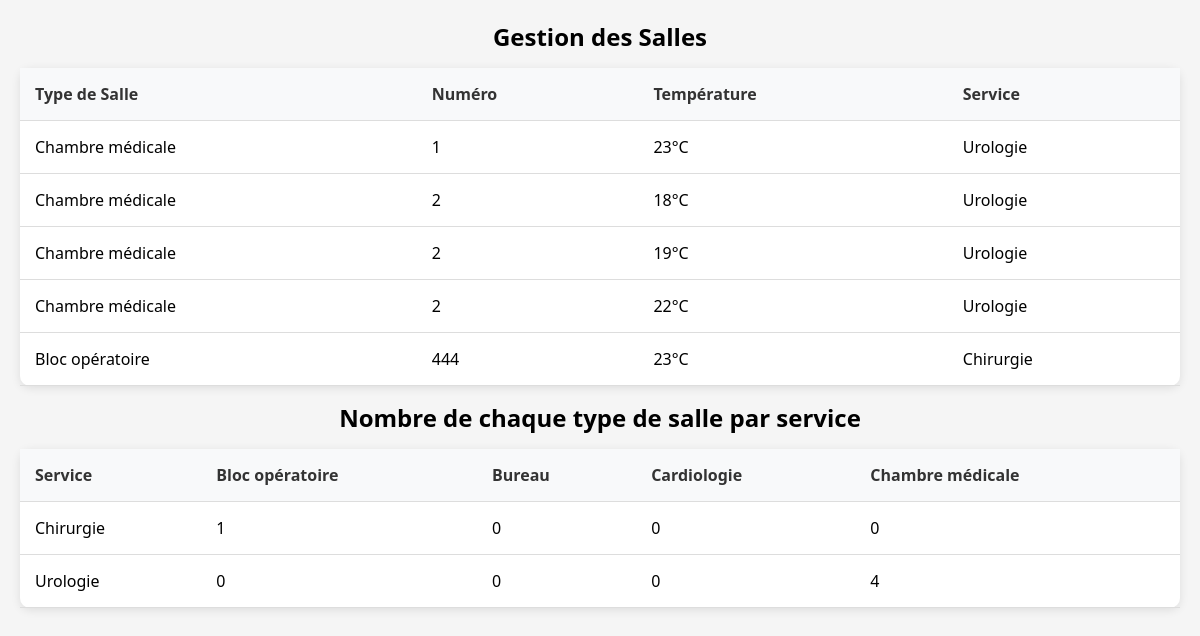
The page /ihm_salle.php on the database its author committed.
### tables this page shows
CREATE TABLE IF NOT EXISTS `salle` (
  `IDSALLE` int(11) NOT NULL AUTO_INCREMENT,
  `TYPE_SALLE` varchar(2) NOT NULL,
  `IDSERVICE` int(11) NOT NULL,
  `NUMERO_SALLE` int(11) DEFAULT NULL,
  `TEMPERATURE` decimal(5,0) DEFAULT NULL,
  PRIMARY KEY (`IDSALLE`),
  KEY `FK_ASSOCIATION_3` (`TYPE_SALLE`),
  KEY `FK_ASSOCIATION_4` (`IDSERVICE`)
);

CREATE TABLE IF NOT EXISTS `type_salle` (
  `TYPE_SALLE` varchar(2) NOT NULL,
  `LIBELLE_TYPE_SALLE` varchar(30) DEFAULT NULL,
  PRIMARY KEY (`TYPE_SALLE`)
);

CREATE TABLE IF NOT EXISTS `type_service` (
  `TYPE_SERVICE` varchar(2) NOT NULL,
  `LIBELLE_TYPE_SERVICE` varchar(30) DEFAULT NULL,
  PRIMARY KEY (`TYPE_SERVICE`)
);

### ihm_salle.php (the view, shortened to what this page needs)
<!DOCTYPE html>
<html lang="fr">
<head>
    <link href="style/main.css" rel="stylesheet" type="text/css">
</head>
<body>
    <?php
    $config = [
        'host' => 'localhost',
        'user' => 'AdminHville',
        'password' => 'P@ssword',
        'database' => 'hville'
    ];
    try {
        $connexion = mysqli_connect(
            $config['host'],
            $config['user'],
            $config['password'],
            $config['database']
        );
        mysqli_set_charset($connexion, "utf8");
        $service_filter = isset($_GET['service']) ? $_GET['service'] : null;
        $requete = "
            SELECT
                tsa.LIBELLE_TYPE_SALLE,
                s.NUMERO_SALLE,
                s.TEMPERATURE,
                tse.LIBELLE_TYPE_SERVICE
            FROM salle s
            JOIN type_salle tsa ON s.TYPE_SALLE = tsa.TYPE_SALLE
            JOIN service ser ON s.IDSERVICE = ser.IDSERVICE
            JOIN type_service tse ON ser.TYPE_SERVICE = tse.TYPE_SERVICE
            ORDER BY s.NUMERO_SALLE
        ";
        $resultats = mysqli_query($connexion, $requete);
        echo "<h2>Gestion des Salles</h2>";
        if (mysqli_num_rows($resultats) > 0) {
            echo "
            <table>
                <thead>
                    <tr>
                        <th>Type de Salle</th>
                        <th>Numéro</th>
                        <th>Température</th>
                        <th>Service</th>
                    </tr>
                </thead>
                <tbody>";
            while ($row = mysqli_fetch_assoc($resultats)) {
                echo "<tr>
                    <td>{$row['LIBELLE_TYPE_SALLE']}</td>
                    <td>{$row['NUMERO_SALLE']}</td>
                    <td>{$row['TEMPERATURE']}°C</td>
                    <td>{$row['LIBELLE_TYPE_SERVICE']}</td>
                </tr>";
            }
            echo "</tbody></table>";
        } else {
            echo "<p>Aucune salle n'a été trouvée.</p>";
        }
    $requete_types = "SELECT DISTINCT LIBELLE_TYPE_SALLE FROM type_salle ORDER BY LIBELLE_TYPE_SALLE";
    $resultats_types = mysqli_query($connexion, $requete_types);
    $types_salle = [];
    while ($type = mysqli_fetch_assoc($resultats_types)) {
        $types_salle[] = $type['LIBELLE_TYPE_SALLE'];
    }
    if (!$service_filter) {
        $select_clauses = [];
        foreach ($types_salle as $type_salle) {
            $select_clauses[] = "SUM(CASE WHEN tsa.LIBELLE_TYPE_SALLE = '$type_salle' THEN 1 ELSE 0 END) AS `$type_salle`";
        }
        $select_clause = implode(", ", $select_clauses);
        $requete_count = "SELECT tse.LIBELLE_TYPE_SERVICE, $select_clause
                          FROM salle s
                          JOIN service ser ON s.IDSERVICE = ser.IDSERVICE
                          JOIN type_service tse ON ser.TYPE_SERVICE = tse.TYPE_SERVICE
                          JOIN type_salle tsa ON s.TYPE_SALLE = tsa.TYPE_SALLE
                          GROUP BY tse.LIBELLE_TYPE_SERVICE";
        $resultats_count = mysqli_query($connexion, $requete_count);
        if (mysqli_num_rows($resultats_count) > 0) {
            echo "<h2>Nombre de chaque type de salle par service</h2>";
            echo "<table>
                    <tr>
                        <th>Service</th>";
            foreach ($types_salle as $type_salle) {
                echo "<th>$type_salle</th>";
            }
            echo "</tr>";
            while ($stat = mysqli_fetch_assoc($resultats_count)) {
                echo "<tr>
                        <td>{$stat['LIBELLE_TYPE_SERVICE']}</td>";
                foreach ($types_salle as $type_salle) {
                    echo "<td>{$stat[$type_salle]}</td>";
                }
                echo "</tr>";
            }
            echo "</table>";
        }
    }
    } catch (Exception $e) {
        echo "<p class='error'>Une erreur est survenue : " . htmlspecialchars($e->getMessage()) . "</p>";
    } finally {
        if (isset($connexion)) {
            mysqli_close($connexion);
        }
    }
    ?>
</body>
</html>

### assets/css/main.css (style rules this page uses)
:root { --color-service: #4a90e2; --color-employe: #ffd700; --color-salle: #2ecc71; --color-default: #e0e0e0; --shadow-default: 0 2px 10px rgba(0, 0, 0, 0.1); }
* { margin: 0; padding: 0; box-sizing: border-box; }
body { font-family: 'Segoe UI', Arial, sans-serif; background-color: #f5f5f5; padding: 20px; text-align: center; }
table { width: 100%; border-collapse: collapse; margin: 15px auto; background: white; border-radius: 10px; box-shadow: var(--shadow-default); }
th, td { padding: 15px; text-align: left; border-bottom: 1px solid #ddd; }
th { background-color: #f8f9fa; font-weight: bold; color: #333; }

### rows shown on the page
salle: type_salle.LIBELLE_TYPE_SALLE "Chambre médicale", NUMERO_SALLE "1", TEMPERATURE "23", type_service.LIBELLE_TYPE_SERVICE "Urologie"
salle: type_salle.LIBELLE_TYPE_SALLE "Chambre médicale", NUMERO_SALLE "2", TEMPERATURE "18", type_service.LIBELLE_TYPE_SERVICE "Urologie"
salle: type_salle.LIBELLE_TYPE_SALLE "Chambre médicale", NUMERO_SALLE "2", TEMPERATURE "19", type_service.LIBELLE_TYPE_SERVICE "Urologie"
salle: type_salle.LIBELLE_TYPE_SALLE "Chambre médicale", NUMERO_SALLE "2", TEMPERATURE "22", type_service.LIBELLE_TYPE_SERVICE "Urologie"
salle: type_salle.LIBELLE_TYPE_SALLE "Bloc opératoire", NUMERO_SALLE "444", TEMPERATURE "23", type_service.LIBELLE_TYPE_SERVICE "Chirurgie"

### other values the page prints
$type_salle "Bloc opératoire"
$type_salle "Bureau"
$type_salle "Cardiologie"
$type_salle "Chambre médicale"
$stat['LIBELLE_TYPE_SERVICE'] "Chirurgie"
$stat[$type_salle] "1"
$stat[$type_salle] "0"
$stat['LIBELLE_TYPE_SERVICE'] "Urologie"
$stat[$type_salle] "4"
